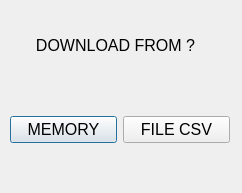
<?xml version="1.0" encoding="UTF-8"?>
<ui version="4.0">
 <class>Dialog</class>
 <widget class="QDialog" name="Dialog">
  <property name="geometry">
   <rect>
    <x>0</x>
    <y>0</y>
    <width>242</width>
    <height>193</height>
   </rect>
  </property>
  <property name="windowTitle">
   <string>Download from?</string>
  </property>
  <widget class="QLabel" name="label">
   <property name="geometry">
    <rect>
     <x>20</x>
     <y>10</y>
     <width>191</width>
     <height>71</height>
    </rect>
   </property>
   <property name="sizePolicy">
    <sizepolicy hsizetype="Fixed" vsizetype="Fixed">
     <horstretch>0</horstretch>
     <verstretch>0</verstretch>
    </sizepolicy>
   </property>
   <property name="font">
    <font>
     <pointsize>12</pointsize>
    </font>
   </property>
   <property name="text">
    <string>DOWNLOAD FROM ?</string>
   </property>
   <property name="alignment">
    <set>Qt::AlignCenter</set>
   </property>
  </widget>
  <widget class="QWidget" name="horizontalLayoutWidget">
   <property name="geometry">
    <rect>
     <x>10</x>
     <y>90</y>
     <width>220</width>
     <height>80</height>
    </rect>
   </property>
   <property name="sizePolicy">
    <sizepolicy hsizetype="Fixed" vsizetype="Fixed">
     <horstretch>0</horstretch>
     <verstretch>0</verstretch>
    </sizepolicy>
   </property>
   <layout class="QHBoxLayout" name="horizontalLayout">
    <item>
     <widget class="QPushButton" name="b_memory">
      <property name="font">
       <font>
        <pointsize>12</pointsize>
       </font>
      </property>
      <property name="text">
       <string>MEMORY</string>
      </property>
     </widget>
    </item>
    <item>
     <widget class="QPushButton" name="b_filecsv">
      <property name="font">
       <font>
        <pointsize>12</pointsize>
       </font>
      </property>
      <property name="text">
       <string>FILE CSV</string>
      </property>
     </widget>
    </item>
   </layout>
  </widget>
 </widget>
 <resources/>
 <connections/>
</ui>
